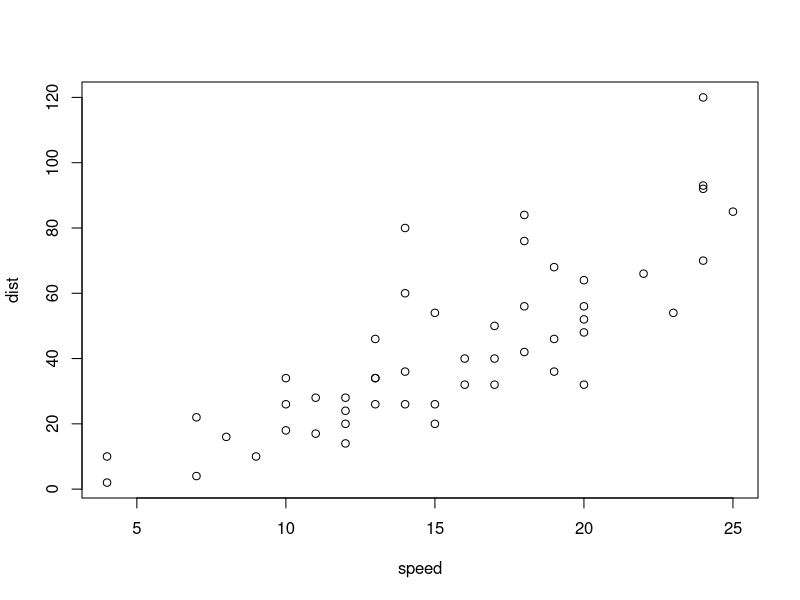
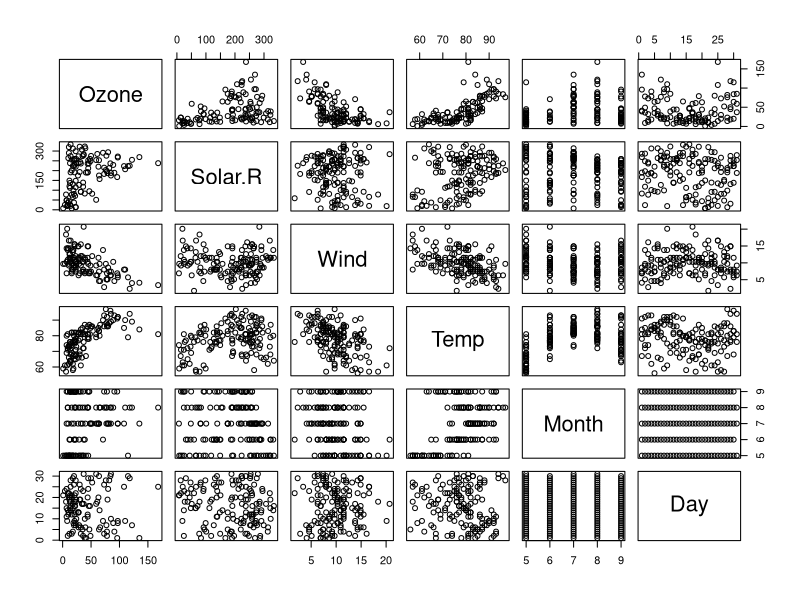

Reproduce these figures in R, in order.
## ---- chunk 1
summary(cars)
## ---- chunk 2
plot(cars)
## ---- chunk 3
library(datasets)
data(airquality)
summary(airquality)
## ---- chunk 4
pairs(airquality)
